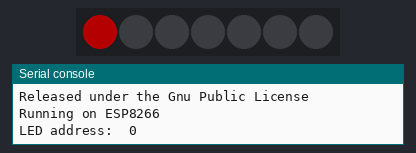
This program was run on a simulated ESP8266 board running MicroPython. On the bench: 7 RGB LEDs in strip order, left to right, the last lines printed to the serial console. Dim RGB values are drawn brighter than linear. At 35.0 s the program stops and its outputs stay as they are.

Above: at 0.1 s.
At 5.1 s:
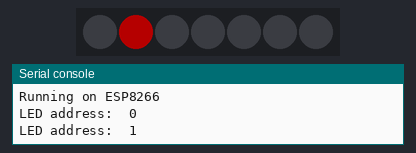
At 10.1 s:
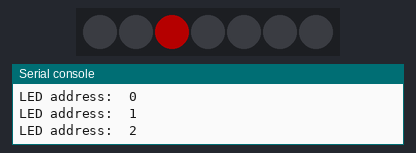
At 15.1 s:
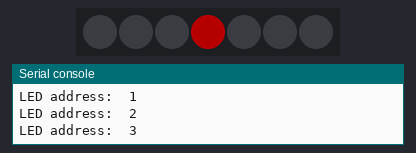
At 20.1 s:
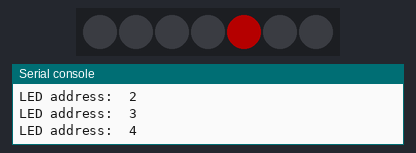
At 30.1 s:
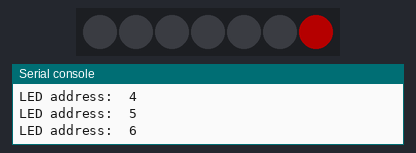
Timing chart, 0 to 36.5 s (numbered marks = the images above):
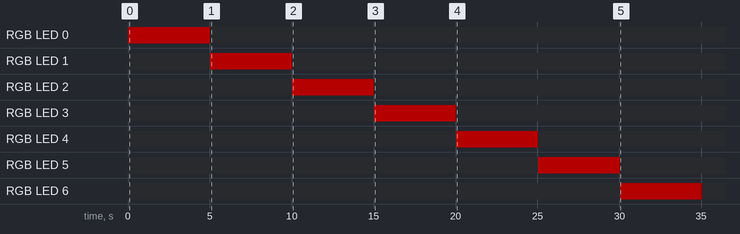

The program:

ws2812Addresses.py
```python
# ws1812Addresses: controls the ws2812b rgb LED chain
# The program switches on a single led at a time in red color and it prints the corresponding led address
# U. Raich, 19.May 2020
# This program was written for the course on IoT at the University of Cape Coast,Ghana

import machine, neopixel, time, sys

n=7        # number of LEDs

print("Testing the ws2812 rgb LED")
print("The program switches leds on consecutively, allowing to figure out which LED corresponds to which address")
print("Program written for the course on IoT at the")
print("University of Cape Coast,Ghana")
print("Copyright: U.Raich")
print("Released under the Gnu Public License")

def clearChain():
    for i in range(n):
        neoPixel[i] = (0, 0, 0)
    neoPixel.write()


if sys.platform == "esp8266":
    print("Running on ESP8266")
    pin = 16   # connected to GPIO 4 on esp8266
else:
    print("Running on ESP32")
    pin = 26   # connected to GPIO 21 on esp32

neoPixel = neopixel.NeoPixel(machine.Pin(pin), n)

for i in range(n):
    print("LED address: ",i)
    neoPixel[i] = (0x3f,0,0)
    neoPixel.write()
    time.sleep(5)
    clearChain()

clearChain()
```

Measured:
- by itself, RGB LED 0: off → RGB(63, 0, 0) at 0.00 s, → off 5.0 s later
- by itself, RGB LED 1: off → RGB(63, 0, 0) at 5.0 s, → off 5.0 s later
- by itself, RGB LED 2: off → RGB(63, 0, 0) at 10.0 s, → off 5.0 s later
- by itself, RGB LED 3: off → RGB(63, 0, 0) at 15.0 s, → off 5.0 s later
- by itself, RGB LED 4: off → RGB(63, 0, 0) at 20.0 s, → off 5.0 s later
- by itself, RGB LED 5: off → RGB(63, 0, 0) at 25.0 s, → off 5.0 s later
- by itself, RGB LED 6: off → RGB(63, 0, 0) at 30.0 s, → off 5.0 s later
